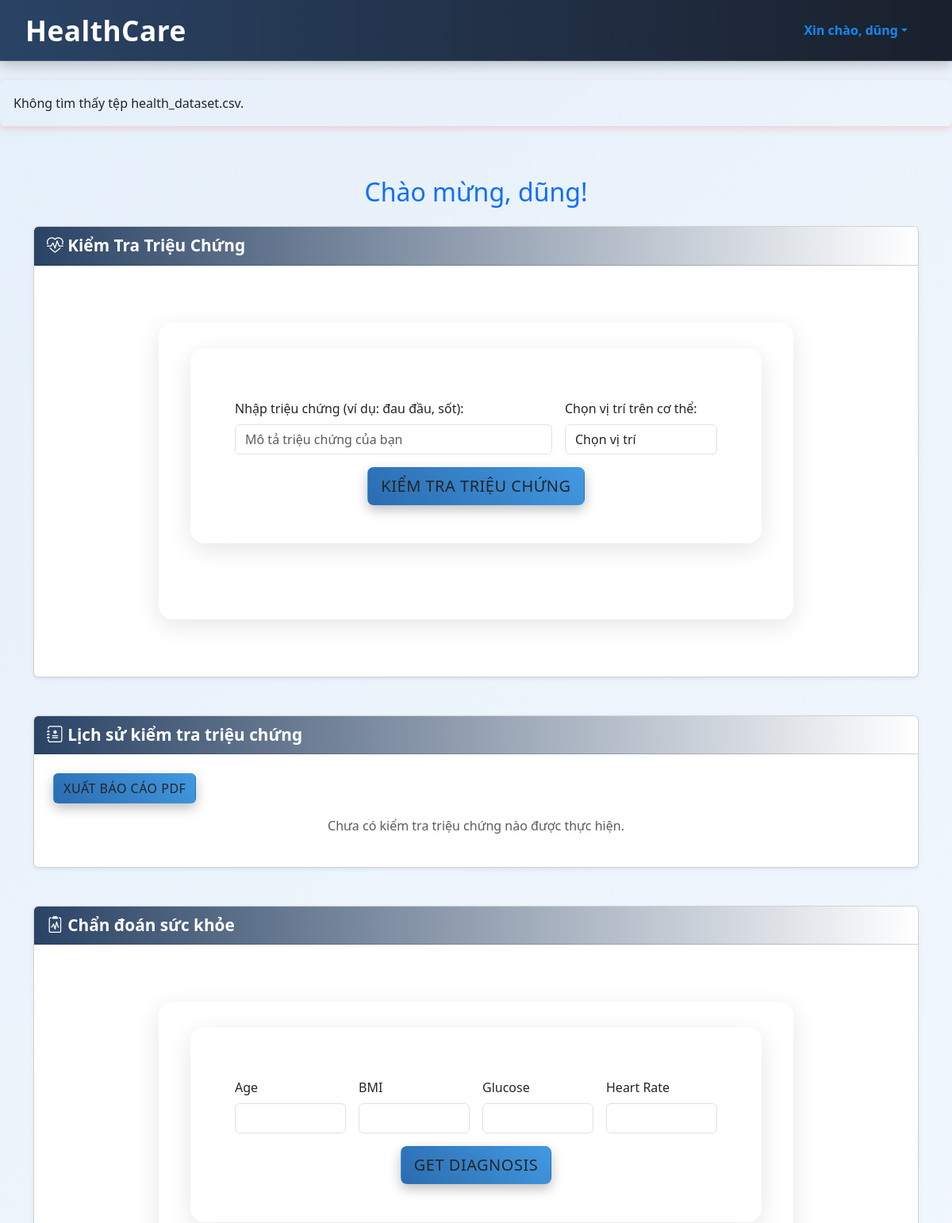
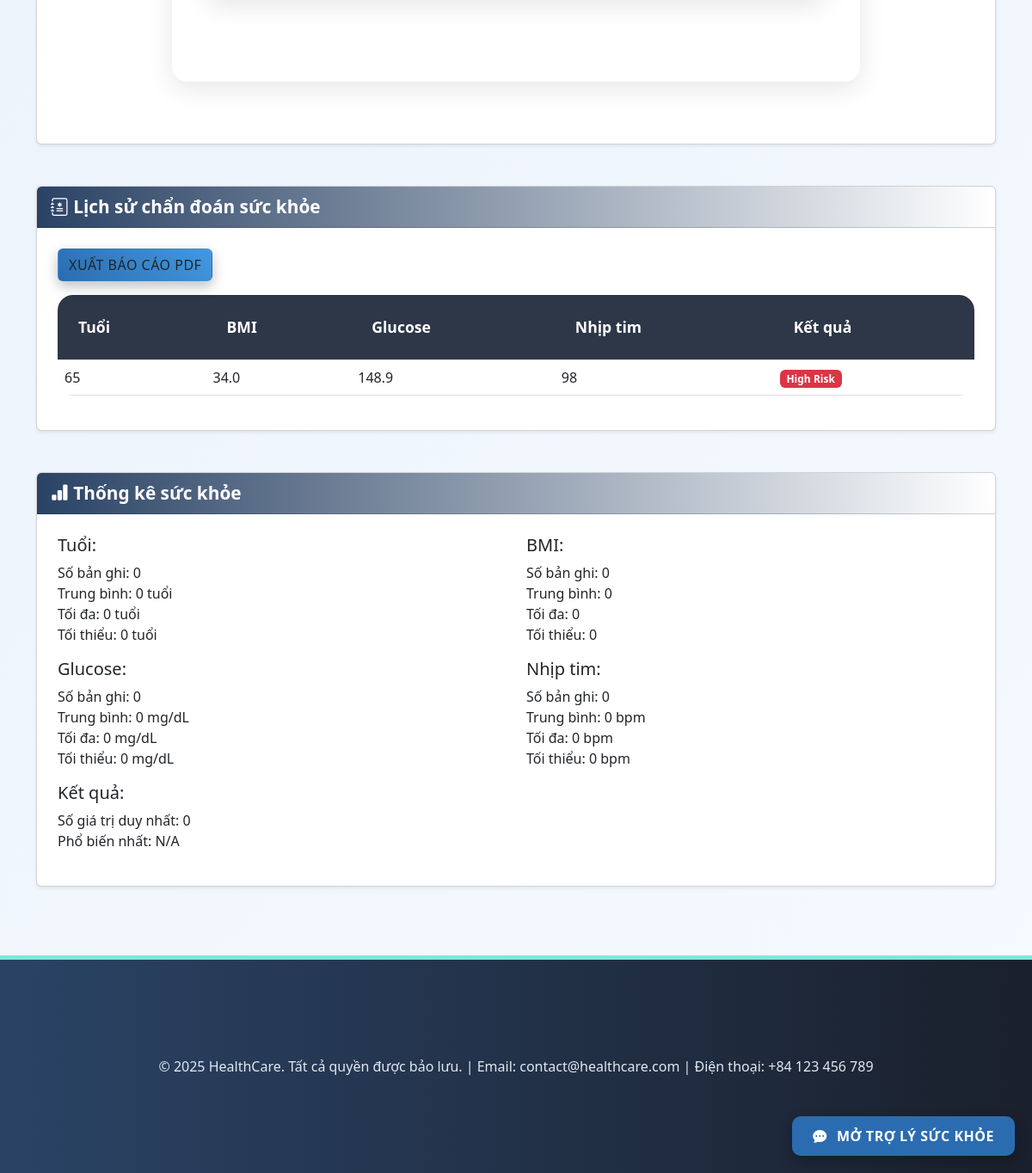
/dashboard (signed in), run on the app's committed database (2 pictures, top to bottom).
### app/models.py (models this page shows)
class User(UserMixin, db.Model):
    __tablename__ = 'users'
    id = db.Column(db.Integer, primary_key=True)
    username = db.Column(db.String(80), unique=True, nullable=False)
    email = db.Column(db.String(120), unique=True, nullable=False)
    password_hash = db.Column(db.String(128), nullable=False)
    is_admin = db.Column(db.Boolean, default=False)
    notifications = db.Column(db.Boolean, default=True)
    reset_token = db.Column(db.String(128), nullable=True)
    reset_token_expiration = db.Column(db.DateTime, nullable=True)
    avatar = db.Column(db.LargeBinary, nullable=True)  # Lưu dữ liệu ảnh dưới dạng nhị phân
    avatar_extension = db.Column(db.String(10), nullable=True)  # Lưu phần mở rộng file
    bio = db.Column(db.String(200), nullable=True)
    predictions = db.relationship('Prediction', backref='user', lazy=True)
    symptom_checks = db.relationship('SymptomCheck', backref='user', lazy=True)
    profile_history = db.relationship('ProfileHistory', backref='user', lazy=True)

class Prediction(db.Model):
    __tablename__ = 'predictions'
    id = db.Column(db.Integer, primary_key=True)
    user_id = db.Column(db.Integer, db.ForeignKey('users.id'), nullable=False)
    age = db.Column(db.Integer, nullable=False)
    bmi = db.Column(db.Float, nullable=False)
    glucose = db.Column(db.Float, nullable=False)
    heart_rate = db.Column(db.Integer, nullable=False)
    result = db.Column(db.String(20), nullable=False)
    timestamp = db.Column(db.DateTime, default=datetime.utcnow)

### app/routes.py (the view, shortened to what this page needs)
@main_bp.route('/dashboard', methods=['GET', 'POST'])
@login_required
def dashboard():
    form = HealthForm()
    symptom_form = SymptomCheckerForm()
    try:
        csv_path = r"C:\Users\Dell\OneDrive\Pictures\Documents\Code\python\OpenCV\Project\Web\dataset\health_dataset.csv"
        df = pd.read_csv(csv_path)
        stats = {
            'age': {
                'mean': round(df['Age'].mean(), 1) if 'Age' in df.columns else 0,
                'max': int(df['Age'].max()) if 'Age' in df.columns else 0,
                'min': int(df['Age'].min()) if 'Age' in df.columns else 0,
                'count': int(df['Age'].count()) if 'Age' in df.columns else 0
            },
            'bmi': {
                'mean': round(df['BMI'].mean(), 1) if 'BMI' in df.columns else 0,
                'max': round(df['BMI'].max(), 1) if 'BMI' in df.columns else 0,
                'min': round(df['BMI'].min(), 1) if 'BMI' in df.columns else 0,
                'count': int(df['BMI'].count()) if 'BMI' in df.columns else 0
            },
            'glucose': {
                'mean': round(df['Glucose'].mean(), 1) if 'Glucose' in df.columns else 0,
                'max': round(df['Glucose'].max(), 1) if 'Glucose' in df.columns else 0,
                'min': round(df['Glucose'].min(), 1) if 'Glucose' in df.columns else 0,
                'count': int(df['Glucose'].count()) if 'Glucose' in df.columns else 0
            },
            'heart_rate': {
                'mean': round(df['HeartRate'].mean(), 1) if 'HeartRate' in df.columns else 0,
                'max': round(df['HeartRate'].max(), 1) if 'HeartRate' in df.columns else 0,
                'min': round(df['HeartRate'].min(), 1) if 'HeartRate' in df.columns else 0,
                'count': int(df['HeartRate'].count()) if 'HeartRate' in df.columns else 0
            },
            'result': {
                'unique': int(df['Result'].nunique()) if 'Result' in df.columns else 0,
                'most_common': df['Result'].mode()[0] if 'Result' in df.columns and not df['Result'].empty else 'N/A'
            }
        }
    except FileNotFoundError:
        flash('Không tìm thấy tệp health_dataset.csv.', 'error')
        stats = {
            'age': {'mean': 0, 'max': 0, 'min': 0, 'count': 0},
            'bmi': {'mean': 0, 'max': 0, 'min': 0, 'count': 0},
            'glucose': {'mean': 0, 'max': 0, 'min': 0, 'count': 0},
            'heart_rate': {'mean': 0, 'max': 0, 'min': 0, 'count': 0},
            'result': {'unique': 0, 'most_common': 'N/A'}
        }
    predictions = Prediction.query.filter_by(user_id=current_user.id).order_by(Prediction.id).all()
    symptom_checks = SymptomCheck.query.filter_by(user_id=current_user.id).order_by(SymptomCheck.id).all()
    return render_template('dashboard.html', form=form, symptom_form=symptom_form, predictions=predictions, symptom_checks=symptom_checks, username=current_user.username, stats=stats)

### app/templates/dashboard.html (shortened to what this page needs)
{% extends "base.html" %}
{% block content %}
<div class="container">
    <h2 class="text-center mb-4 text-primary">Chào mừng, {{ username }}!</h2>
    <div class="card mb-5 shadow-sm">
        <div class="card-header bg-dark text-white">
            <i class="bi bi-heart-pulse"></i> Kiểm Tra Triệu Chứng
        </div>
        <div class="card-body p-4">
            <div class="custom-form">
                <form method="POST" id="symptom-checker-form" class="custom-form row g-3" novalidate>
                    <div class="col-md-8">
                        <label for="symptoms" class="form-label">Nhập triệu chứng (ví dụ: đau đầu, sốt):</label>
                        <input type="text" id="symptoms" name="symptoms" class="form-control" placeholder="Mô tả triệu chứng của bạn" required>
                    </div>
                    <div class="col-md-4">
                        <label for="body-part" class="form-label">Chọn vị trí trên cơ thể:</label>
                        <select id="body-part" name="body_part" class="form-control">
                            <option value="">Chọn vị trí</option>
                        </select>
                    </div>
                    <div class="col-12 text-center">
                        <button type="submit" class="btn btn-custom btn-lg">Kiểm tra triệu chứng</button>
                    </div>
                </form>
            </div>
        </div>
    </div>
    <div class="card mb-5 shadow-sm">
        <div class="card-header bg-dark text-white">
            <i class="bi bi-journal-medical"></i> Lịch sử kiểm tra triệu chứng
        </div>
        <div class="card-body p-4">
            <a href="{{ url_for('main.export_symptom_pdf') }}" class="btn btn-custom mb-3">Xuất báo cáo PDF</a>
            {% if symptom_checks %}
            <div class="table-responsive">
                <table class="table user-table">
                    <thead>
                        <tr>
                            <th>Triệu chứng</th>
                            <th>Bộ phận cơ thể</th>
                            <th>Chẩn đoán</th>
                            <th>Xác suất</th>
                            <th>Mã ICD-11</th>
                            <th>Hành động</th>
                            <th>Thời gian</th>
                        </tr>
                    </thead>
                    <tbody>
                        {% for sc in symptom_checks %}
                        <tr>
                            <td>{{ sc.symptoms }}</td>
                            <td>{{ sc.body_part | capitalize }}</td>
                            <td>{{ sc.condition }}</td>
                            <td>{{ (sc.probability * 100) | round(1) }}%</td>
                            <td>{{ sc.icd11 }}</td>
                            <td>{{ sc.action }}</td>
                            <td>{{ sc.timestamp.strftime('%Y-%m-%d %H:%M:%S') }}</td>
                        </tr>
                        {% endfor %}
                    </tbody>
                </table>
            </div>
            {% else %}
            <p class="text-center text-muted">Chưa có kiểm tra triệu chứng nào được thực hiện.</p>
            {% endif %}
        </div>
    </div>
    <div class="card mb-5 shadow-sm">
        <div class="card-header bg-dark text-white">
            <i class="bi bi-clipboard2-pulse"></i> Chẩn đoán sức khỏe
        </div>
        <div class="card-body p-4">
            <div class="custom-form">
                <form method="POST" novalidate class="custom-form row g-3">
                    <div class="col-md-3">
                        {{ form.age.label(class="form-label") }}
                        {{ form.age(class="form-control", required=True) }}
                    </div>
                    <div class="col-md-3">
                        {{ form.bmi.label(class="form-label") }}
                        {{ form.bmi(class="form-control", required=True) }}
                    </div>
                    <div class="col-md-3">
                        {{ form.glucose.label(class="form-label") }}
                        {{ form.glucose(class="form-control", required=True) }}
                    </div>
                    <div class="col-md-3">
                        {{ form.heart_rate.label(class="form-label") }}
                        {{ form.heart_rate(class="form-control", required=True) }}
                    </div>
                    <div class="col-12 text-center">
                        {{ form.submit(class="btn btn-custom btn-lg") }}
                    </div>
                </form>
            </div>
        </div>
    </div>
    <div class="card mb-5 shadow-sm">
        <div class="card-header bg-dark text-white">
            <i class="bi bi-journal-medical"></i> Lịch sử chẩn đoán sức khỏe
        </div>
        <div class="card-body p-4">
            <a href="{{ url_for('main.export_pdf') }}" class="btn btn-custom mb-3">Xuất báo cáo PDF</a>
            {% if predictions %}
            <div class="table-responsive">
                <table class="table user-table">
                    <thead>
                        <tr>
                            <th>Tuổi</th>
                            <th>BMI</th>
                            <th>Glucose</th>
                            <th>Nhịp tim</th>
                            <th>Kết quả</th>
                        </tr>
                    </thead>
                    <tbody>
                        {% for p in predictions %}
                        <tr>
                            <td>{{ p.age }}</td>
                            <td>{{ p.bmi }}</td>
                            <td>{{ p.glucose }}</td>
                            <td>{{ p.heart_rate }}</td>
                            <td><span class="badge {{ 'bg-success' if p.result == 'No Risk' else 'bg-danger' }}">{{ p.result }}</span></td>
                        </tr>
                        {% endfor %}
                    </tbody>
                </table>
            </div>
            {% else %}
            <p class="text-center text-muted">Chưa có chẩn đoán nào được thực hiện.</p>
            {% endif %}
        </div>
    </div>
    <div class="card mb-5 shadow-sm">
        <div class="card-header bg-dark text-white">
            <i class="bi bi-bar-chart-fill"></i> Thống kê sức khỏe
        </div>
        <div class="card-body p-4">
            {% if stats.count != 0 %}
            <div class="row">
                <div class="col-md-6">
                    <h5>Tuổi:</h5>
                    <ul class="list-unstyled">
                        <li>Số bản ghi: {{ stats.age.count }}</li>
                        <li>Trung bình: {{ stats.age.mean|round(1) }} tuổi</li>
                        <li>Tối đa: {{ stats.age.max }} tuổi</li>
                        <li>Tối thiểu: {{ stats.age.min }} tuổi</li>
                    </ul>
                </div>
                <div class="col-md-6">
                    <h5>BMI:</h5>
                    <ul class="list-unstyled">
                        <li>Số bản ghi: {{ stats.bmi.count }}</li>
                        <li>Trung bình: {{ stats.bmi.mean|round(1) }}</li>
                        <li>Tối đa: {{ stats.bmi.max }}</li>
                        <li>Tối thiểu: {{ stats.bmi.min }}</li>
                    </ul>
                </div>
                <div class="col-md-6">
                    <h5>Glucose:</h5>
                    <ul class="list-unstyled">
                        <li>Số bản ghi: {{ stats.glucose.count }}</li>
                        <li>Trung bình: {{ stats.glucose.mean|round(1) }} mg/dL</li>
                        <li>Tối đa: {{ stats.glucose.max }} mg/dL</li>
                        <li>Tối thiểu: {{ stats.glucose.min }} mg/dL</li>
                    </ul>
                </div>
                <div class="col-md-6">
                    <h5>Nhịp tim:</h5>
                    <ul class="list-unstyled">
                        <li>Số bản ghi: {{ stats.heart_rate.count }}</li>
                        <li>Trung bình: {{ stats.heart_rate.mean|round(1) }} bpm</li>
                        <li>Tối đa: {{ stats.heart_rate.max }} bpm</li>
                        <li>Tối thiểu: {{ stats.heart_rate.min }} bpm</li>
                    </ul>
                </div>
                <div class="col-12">
                    <h5>Kết quả:</h5>
                    <ul class="list-unstyled">
                        <li>Số giá trị duy nhất: {{ stats.result.unique }}</li>
                        <li>Phổ biến nhất: {{ stats.result.most_common }}</li>
                    </ul>
                </div>
            </div>
            {% else %}
            <p class="text-center text-muted">Chưa có dữ liệu thống kê từ tệp CSV.</p>
            {% endif %}
        </div>
    </div>
</div>
{% endblock %}

### app/templates/base.html (shortened to what this page needs)
<!DOCTYPE html>
<html lang="vi">
<head>
    <link rel="stylesheet" href="{{ url_for('static', filename='css/styles.css') }}">
    <link rel="stylesheet" href="https://cdn.jsdelivr.net/npm/bootstrap@5.3.0/dist/css/bootstrap.min.css">
    <link rel="stylesheet" href="https://cdn.jsdelivr.net/npm/bootstrap-icons/font/bootstrap-icons.css">
</head>
<body>
    <nav class="navbar">
        <div class="container">
            <a href="/" class="logo">HealthCare</a>
            <ul class="nav-links-base">
                {% if current_user.is_authenticated %}
                    <div class="Test1">
                        <li class="dropdown">
                            <a href="#" class="nav-link dropdown-toggle" id="userDropdown" role="button" data-bs-toggle="dropdown" aria-expanded="false">
                                {% if current_user.is_admin %}
                                    Xin chào, Admin
                                {% else %}
                                    Xin chào, {{ current_user.username }}
                                {% endif %}
                            </a>
                        </li>
                    </div>
                {% else %}
                    <li><a href="{{ url_for('main.login') }}">Đăng nhập</a></li>
                    <li><a href="{{ url_for('main.register') }}">Đăng ký</a></li>
                {% endif %}
            </ul>
        </div>
    </nav>
    <main>
        {% with messages = get_flashed_messages(with_categories=true) %}
            {% if messages %}
                {% for category, message in messages %}
                    <div class="alert {{ 'alert-success' if category == 'success' else 'alert-error' }}">
                        {{ message }}
                    </div>
                {% endfor %}
            {% endif %}
        {% endwith %}
        {% block content %}{% endblock %}
    </main>
    <button class="chatbot-button" id="open-chatbot" style="position: fixed; bottom: 20px; right: 20px; z-index: 2100;">
        <i class="bi bi-chat-dots-fill"></i> Mở Trợ Lý Sức Khỏe
    </button>
    <footer>
        <div class="container">
            © 2025 HealthCare. Tất cả quyền được bảo lưu. | Email: contact@healthcare.com | Điện thoại: +84 123 456 789
        </div>
    </footer>
</body>
</html>

### data on the page
User: username "dũng"
Prediction: age "65", bmi "34.0", glucose "148.9", heart_rate "98", result "High Risk"

### other printed values
{{ message }} "Không tìm thấy tệp health_dataset.csv."
{{ stats.age.count }} "0"
{{ stats.age.mean|round(1) }} "0"
{{ stats.age.max }} "0"
{{ stats.age.min }} "0"
{{ stats.bmi.count }} "0"
{{ stats.bmi.mean|round(1) }} "0"
{{ stats.bmi.max }} "0"
{{ stats.bmi.min }} "0"
{{ stats.glucose.count }} "0"
{{ stats.glucose.mean|round(1) }} "0"
{{ stats.glucose.max }} "0"
{{ stats.glucose.min }} "0"
{{ stats.heart_rate.count }} "0"
{{ stats.heart_rate.mean|round(1) }} "0"
